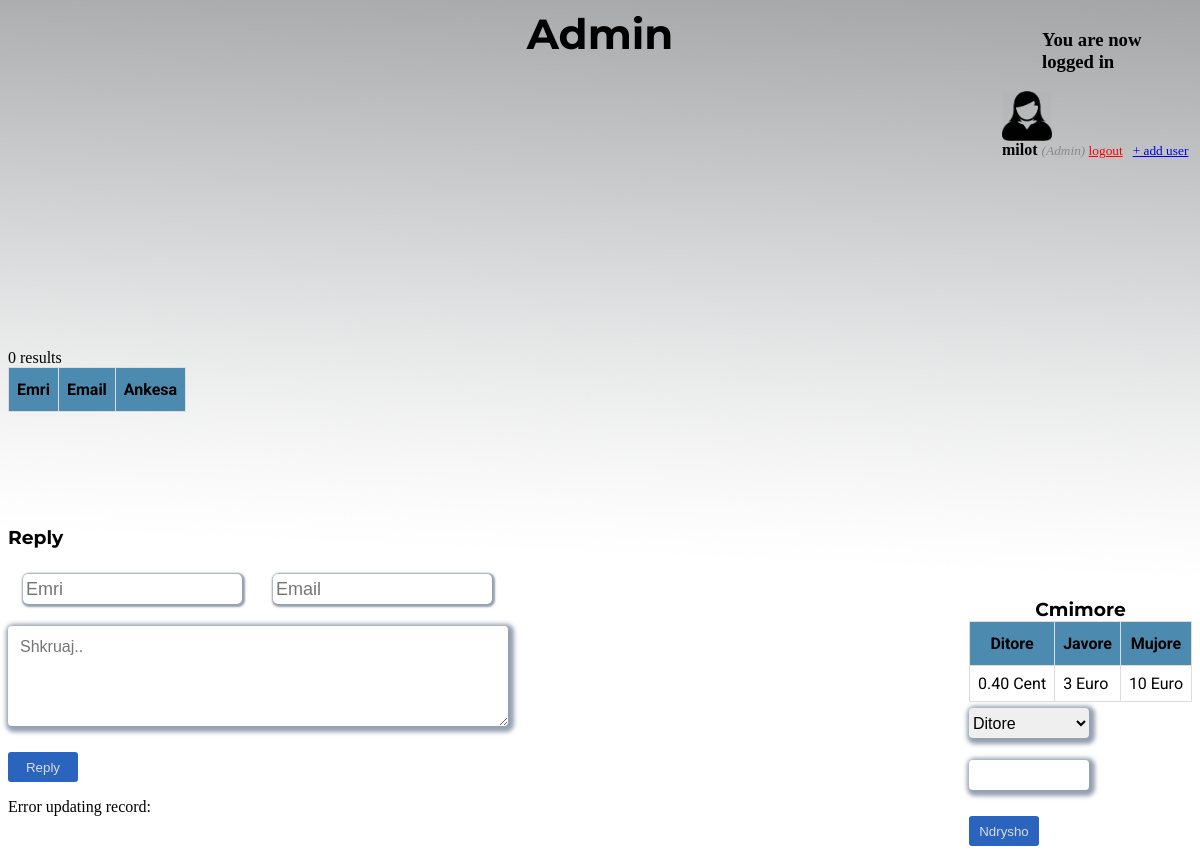
The app's page /admin/home.php (signed in) with its own data.
### tables this page shows
CREATE TABLE `cmimore` (
  `cmimoreID` int(11) NOT NULL,
  `Ditore` varchar(255) NOT NULL,
  `Javore` varchar(255) NOT NULL,
  `Mujore` varchar(255) NOT NULL
);

### admin/home.php (the view, shortened to what this page needs)
<html>
<head>
	<link rel="stylesheet" type="text/css" href="../css/adminv4.css">
	<link rel="stylesheet" type="text/css" href="../css/mediav1.css">
</head>
<body>
	<div class="header">
		<h2 style="display:flex;justify-content:center;margin:auto;font-size:42;">Admin </h2>
	</div>
	<div class="content">
		<?php if (isset($_SESSION['success'])) : ?>
			<div class="error success" >
				<h3>
					<?php
						echo $_SESSION['success'];
					?>
				</h3>
			</div>
		<?php endif ?>
		<div style="    margin-left: -40;" class="profile_info">
			<img src="../img/admin_profile.png" width="50px"; height="50px"; >
			<div>
				<?php  if (isset($_SESSION['user'])) : ?>
					<strong><?php echo $_SESSION['user']['username']; ?></strong>
					<small>
						<i  style="color: #888;">(<?php echo ucfirst($_SESSION['user']['user_type']); ?>)</i>
						<br>
						<a href="../index.html" style="color: red;">logout</a>
						&nbsp; <a href="create_user.php"> + add user</a>
					</small>
				<?php endif ?>
			</div>
		</div>
	</div>
	<div style="padding-top:230;" class="move">
	<div class="table">
	<table id="anks">
        <thead>
            <tr>
                <th>Emri</th>
                <th>Email</th>
                <th>Ankesa</th>
            </tr>
        </thead>
			</table>
		</div>
		<div style="width: 500;" class="replymail">
			<h3 id="h3">Reply</h3>
			<form name="ankes" id="ankes" action="../html/emailreply.php" method="POST">
				<input type="text" name="emri" id="emri" placeholder="Emri">
				<input type="email" name="email" id="email"placeholder="Email">
				<textarea name="ankes" id="ankes"  placeholder="Shkruaj.."></textarea>
				<button  type="submit" name="submit" id="butoni"> Reply</button>
			</form>
</div>
		</div>
		<form id="cmimore" style="    margin-top: -200;display:grid;float:right;" action="" method="POST">
				<h3 style="display:block;float:right;margin:auto;font-family: Montserrat;">Cmimore</h3>
				<table id="cmimore">
				<thead>
				<th>Ditore</th>
				<th>Javore</th>
				<th>Mujore</th>
				</thead>
				<?php
$servername = "127.0.0.1";
$username = "root";
$password = "";
$dbname = "trafikuurban";
$conn = new mysqli($servername, $username, $password, $dbname);
$sql = "SELECT Ditore, Javore, Mujore FROM cmimore";
$result = $conn->query($sql);
if ($result->num_rows > 0) {
    while($row = $result->fetch_assoc()) {
        echo "<tr>";
        echo "<td>".$row['Ditore']."</td>";
       echo "<td>".$row['Javore']."</td>";
       echo "<td>". $row['Mujore']."</td>";
    }
} else {
    echo "0 results";
}
?> </table>
				<select  style="width: 120; height: 30; padding: 0;" name="selectedValue" id="selectedValue">
					<option  value="Ditore">Ditore</option>
				</select>
				<input style="    width: 120;height: 30;padding: 0;" type="text" name="ndryshocmimin" id="ndryshocmimin" >
				<button name="submit" id="butoni" type="submit">Ndrysho</button>
				</form>
				<?php
$servername = "127.0.0.1";
$username = "root";
$password = "";
$dbname = "trafikuurban";
$conn = new mysqli($servername, $username, $password, $dbname);
if ($conn->query($sql) === TRUE) {
    echo "Record updated successfully";
} else {
    echo "Error updating record: " . $conn->error;
}
?>
</body>
</html>

### css/adminv4.css (style rules this page uses)
#cmimore { font-family: 'Roboto', sans-serif; border-collapse: collapse; }
#cmimore td, #cmimore th { border: 0.5px solid #ddd; padding: 8px; font-family: 'Roboto', sans-serif; }
#cmimore th { padding-top: 12px; padding-bottom: 12px; text-align: left; background-color: rgb(76, 139, 175); color: black; font-family: 'Roboto', sans-serif; text-align: center; }
html { scroll-behavior: smooth; }
body { background-image: url(../img/backgroundv2.png); background-repeat:no-repeat; background-size:cover; margin-bottom: 0%; }
.table { display: block; margin-top: 5%; width: 625; height: 20%; overflow: auto; }
#ankes { display: block; width: 500px; }
input#emri { width: 219; height: 30; font-size: 18; border: 0; padding-left: 3px; box-shadow:1px 1px 2px 2px rgba(44, 65, 97, 0.5); border-radius: 5px; margin-right: 22; margin-left: 15; }
input#email { padding-left: 3px; width: 219; height: 30; font-size: 18; border: none; box-shadow: 1px 1px 2px 2px rgba(44, 65, 97, 0.5); border-radius: 5px; margin-right: -100; margin-left: 5px; }
input[type=text], select, textarea { width: 508; padding: 12px; border: none; border-radius: 4px; box-sizing: border-box; box-shadow: 2px 2px 4px 4px rgba(44, 65, 97, 0.5); margin-top: 6px; margin-bottom: 16px; resize: vertical; height: 100; font-size: 16; font-family: Arial, Helvetica, sans-serif; }
button#butoni { margin-top: 10px; width: 70; height: 30; border: none; background-color: #2b64bf; color: #dbdbdb; border-radius: 3px; }
#h3 { font-family: 'Montserrat'; }
.content { display: block; width: 150; margin-top: -50; float: right; }
#anks { font-family: 'Roboto', sans-serif; border-collapse: collapse; width: }
#anks td, #anks th { border: 0.5px solid #ddd; padding: 8px; font-family: 'Roboto', sans-serif; }
#anks th { padding-top: 12px; padding-bottom: 12px; text-align: left; background-color: rgb(76, 139, 175); color: black; font-family: 'Roboto', sans-serif; text-align: center; }
h2 { font-family: 'Montserrat'; }

### records on screen
cmimore: Ditore "0.40 Cent", Javore "3 Euro", Mujore "10 Euro"

### other values on screen
$_SESSION['success'] "You are now logged in"
$_SESSION['user']['username'] "milot"
$_SESSION['user']['user_type'] "Admin"
